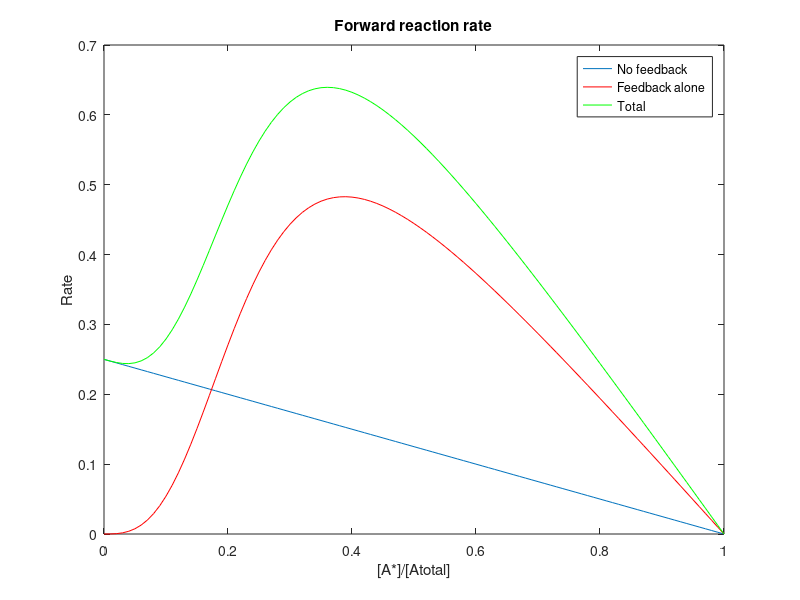

Reproduce this figure in MATLAB.
Atotal = 2;
kf = 1;
kfb = 1;
kb = 0.5;
I = 1;
S = 0.25;
n = 3;
cons = 0.5;

AstarbyAtotal = 0:0.01:1;
Astar = AstarbyAtotal*Atotal;

% Defining no feedback rate
no_feedback_rate = kf*S-kf*S*AstarbyAtotal;
% Plotting no feedback rate
plot(AstarbyAtotal,no_feedback_rate)
hold on

% Defining only feedback rate
only_feedback_rate = kfb.*((Astar.^n)./((Astar.^n)+cons^n)).*(1 - AstarbyAtotal);
% Plotting only feedback rate
plot(AstarbyAtotal,only_feedback_rate,'red')

% Defining total forward rate
total_forward_rate = no_feedback_rate + only_feedback_rate;
% Plotting total forward rate
plot(AstarbyAtotal,total_forward_rate,'green')

xlabel('[A*]/[Atotal]')
ylabel('Rate')
legend('No feedback','Feedback alone','Total')
title('Forward reaction rate')